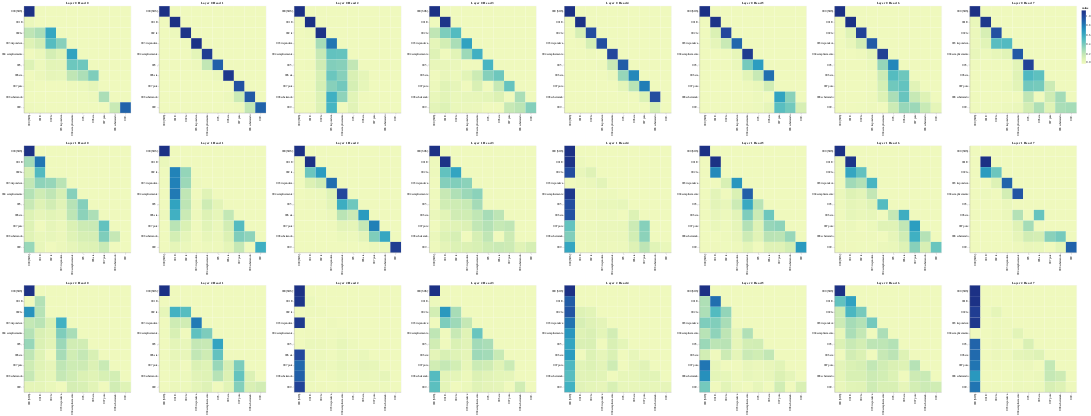

Notebook source saved alongside this figure:
### Code cell
# Encoder Self-Attention
get_all_attention_maps("decoder", layers, heads, decoder_input_tokens, decoder_input_tokens, min(20, sentence_len))
